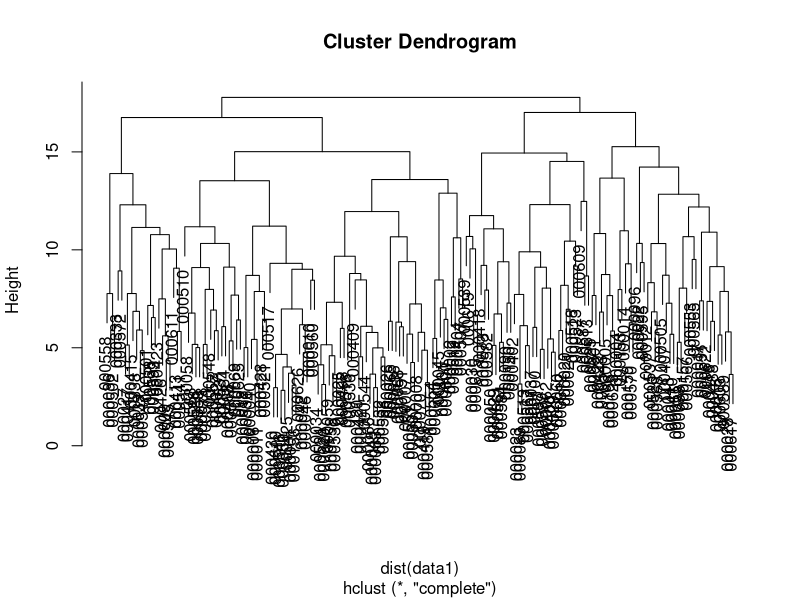
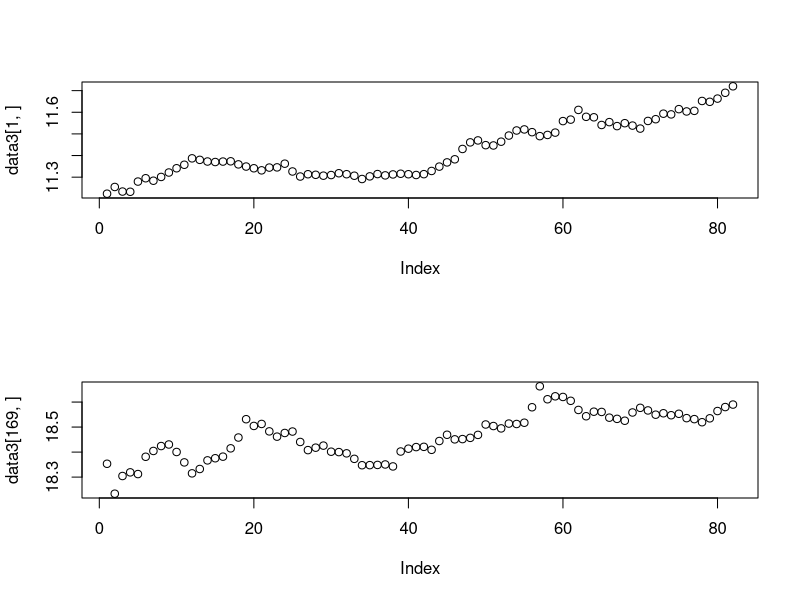

Source code (R) for these figures, in order:
data=read.csv("data.csv")
rowname1=read.csv("rowname.csv",colClasses="character")
data1=t(apply(data,1,function(x)(x-mean(x))/sd(x)))
rownames(data1)=as.character(unlist(rowname1))
#data1=data
#data3=as.matrix(data)
cor(t(data1))
hc=hclust(dist(data1))
plot(hc)

clusterCut <- cutree(hc, 8)
clu_df=data.frame(rowname1,clusterCut)
print(clu_df)


data3=as.matrix(data)
par(mfrow=c(2,1))
plot(data3[1,])
plot(data3[169,])




